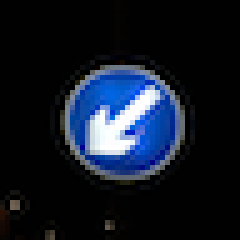
#> input picture data/new_test/test_1.png, 48 x 48 px, found by its file name (shown 5 times larger)
$ python load_images.py   (older library calls are emulated)
#> lines starting #> are read from the running program, lines starting #| are printed output that depends on the picture
import csv
import cv2
import numpy as np
import pandas as pd
import data_ops
from progress.bar import Bar


# Use opnencv to load image and apply grey scale filter. After that, we convert it to a .csv file

def load_image(path, path_grey):
#> called with path = 'data/new_test/test_1.png', path_grey = 'data/new_test/test1_grey.png'
    img = cv2.imread(path)  # Load image
#> img is the input picture: shape (48, 48, 3); mean B, G, R 36.9, 24.6, 17.8
    gray = cv2.cvtColor(img, cv2.COLOR_RGBA2GRAY) # Convert to gray
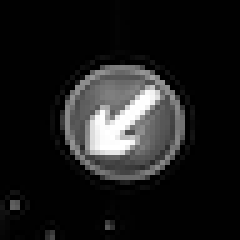
#> gray: shape (48, 48) (shown 5 times larger); min 0, max 255, mean 27.5
#> call 2 of load_image, with path = 'data/new_test/test_2.png', path_grey = 'data/new_test/test2_grey.png'
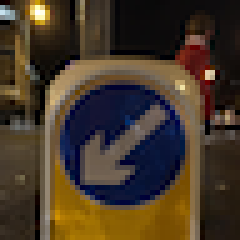
#> input picture data/new_test/test_2.png, 48 x 48 px, found by its file name (shown 5 times larger)
#> in load_image, img is the input picture: shape (48, 48, 3); mean B, G, R 40.7, 56.1, 70.1
#> in load_image (call 2), `gray = cv2.cvtColor(img, cv2.COLOR_RGBA2GRAY)`:
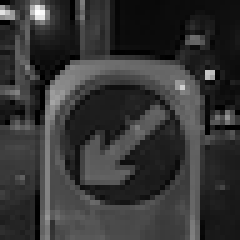
#> gray: shape (48, 48) (shown 5 times larger); min 0, max 255, mean 53.1
#> call 3 of load_image, with path = 'data/new_test/test_3.png', path_grey = 'data/new_test/test3_grey.png'
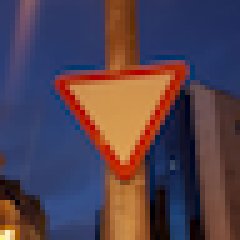
#> input picture data/new_test/test_3.png, 48 x 48 px, found by its file name (shown 5 times larger)
#> in load_image, img is the input picture: shape (48, 48, 3); mean B, G, R 78, 65.7, 83.8
#> in load_image (call 3), `gray = cv2.cvtColor(img, cv2.COLOR_RGBA2GRAY)`:
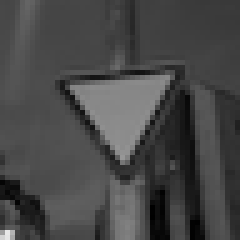
#> gray: shape (48, 48) (shown 5 times larger); min 0, max 232, mean 71.4
    cv2.imwrite(path_grey, gray) # Save image in grey scale
    return gray

def convert_image(* args):
    _set=list()
    for image in args:
        data = np.asarray(image, dtype=np.int).flatten()
        _set.append(data)
    with open('data/new_test/tests.csv', 'w') as f:
        writer = csv.writer(f)
        writer.writerow(range(48*48))
        writer.writerows(_set)
        print("File created")
    return data

# Operations from data_operations for reducing, slicing and randomizing the images

def normalize(dataframe):
    """
    Create the normalized version of the test sample
    The image's pixels are converted in a range [0-255]
    """
    normalized = []
    bar = Bar('Normalizing\t', max=len(dataframe.values))
    for pixels in dataframe.values:
        (minVal, maxVal, minLoc, maxLoc) = cv2.minMaxLoc(pixels)
        new_row = []
        for pixel in pixels:
            pixel = int((pixel - minVal) * (255 / (maxVal - minVal)))
            new_row.append(pixel)
        normalized.append(new_row)
        bar.next()
    bar.finish()
    return pd.DataFrame(normalized, columns=dataframe.columns)


def slice_img(dataframe):
    """
    Return the dataframe with all the images reduced to 28x28 to eliminate the background
    """
    bar = Bar('Slicing', max=len(dataframe.values))
    data = []
    for image in dataframe.values:
        re = np.reshape(image, (48, 48))
        sub_matrix = re[9:37, 9:37]
        data.append(sub_matrix.flatten())
        bar.next()
    reduced = pd.DataFrame(data, columns=range(0, 28 ** 2))
    bar.finish()
    return reduced

def save_dataframe_csv(dataframe, file_path):
    """
    Helper method to save a dataframe in the correct format
    """
    if file_path != "":
        with open(file_path, 'w', newline='') as csv_file:
            csv_writer = csv.writer(csv_file)
            csv_writer.writerow(dataframe.columns)
            bar = Bar('Saving csv\t', max=len(dataframe.values))
            for el in dataframe.values:
                csv_writer.writerow(el)
                bar.next()
            bar.finish()


if __name__ == '__main__':
    #load data
    new_test_1 = load_image('data/new_test/test_1.png', 'data/new_test/test1_grey.png')
    new_test_2 = load_image('data/new_test/test_2.png', 'data/new_test/test2_grey.png')
    new_test_3 = load_image('data/new_test/test_3.png', 'data/new_test/test3_grey.png')

    #save my work and combine
    tests_csv = convert_image(new_test_1, new_test_2, new_test_3)
#> tests_csv = 2304 values, max 232 at index 2209, min 0 at index 1998, mean 71.44


    # combine image


    #Load dataframe
    x_test = pd.read_csv('data/new_test/tests.csv')

    #Reduce size of image by slicing it
#> (the run stopped early here; a loop or call above may not have finished)
